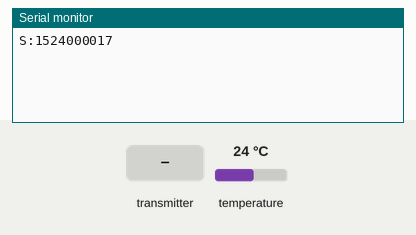
Recording of a sketch running on a simulated Arduino Uno, built with avr-gcc and run on an emulated ATmega328P. On the bench: the last lines printed to the serial monitor. The inputs (shaded band) are chosen by the test bench; at power-on: temperature 24 °C. No radio packets arrive unless stated.

Above: at 1.2 s.
1.3 s: the transmitter starts sending gotByte = 0
At 2.4 s:
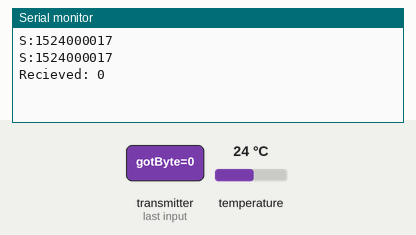
4.1 s: temperature set to 12 °C
At 5.0 s:
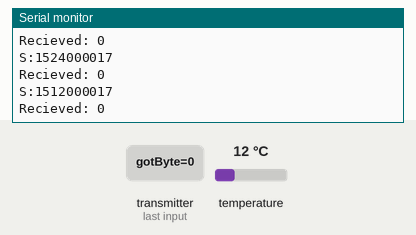
5.6 s: the transmitter starts sending gotByte = 256
7.1 s: temperature set to 19 °C
At 7.1 s:
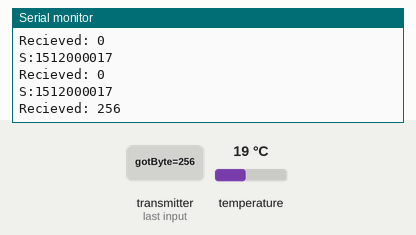

The sketch:

shower.ino
```cpp
//uno

#include <SPI.h>
#include "nRF24L01.h"
#include "RF24.h"

RF24 radio(9, 10);
const uint64_t pipes[2] = { 0xDEDEDEDEE7LL, 0xDEDEDEDEE9LL };

#include <OneWire.h>
#include <DallasTemperature.h>
#define ONE_WIRE_BUS 15 // номер пина к которому подключен DS18B20
OneWire oneWire(ONE_WIRE_BUS);
DallasTemperature sensors(&oneWire);

unsigned long prevnrfmillis, prevnrfRmillis;

long sentByte; // 15 (header) *** (temperature shower) * (full tank) * (ready to fill) * (set end heat) 17 (footer)
long header = 1500000000;
long temp_out;
long full_tank=0;
int ready_fill=0;
int set_end_heat=0;
int footer = 17;
long gotByte; // 14 (header) *** (temperature set) * (set heat) * (set re-heat) * (reserv) 16 (footer)

float T;
float a;

boolean startListen=true;


void setup() {
  Serial.begin(9600);

  radio.begin();
  radio.setDataRate(RF24_250KBPS);
  radio.setPALevel(RF24_PA_MAX);
  radio.setChannel(70);
  radio.enableDynamicPayloads();
  radio.setRetries(15,15);
  radio.setCRCLength(RF24_CRC_16);
  radio.openWritingPipe(pipes[0]);
  radio.openReadingPipe(1,pipes[1]);
  radio.startListening();
}

void loop() {


if (( radio.available() )&& startListen) {

        radio.read(&gotByte,sizeof(gotByte));
        Serial.print("Recieved: "); Serial.println(gotByte);
        if (millis() - prevnrfRmillis > 200) {
        startListen=false;
        prevnrfRmillis=millis();
        }
}


  if (millis() - prevnrfmillis > 100)
       {
        sensors.requestTemperatures();
        T=sensors.getTempCByIndex(0);
        temp_out=T*10;
        temp_out=temp_out*100000;
        sentByte= header+temp_out+full_tank+ready_fill+set_end_heat+footer;

        radio.openWritingPipe(pipes[1]);
        radio.openReadingPipe(0,pipes[0]);
        radio.stopListening();
        radio.write(&sentByte,sizeof(sentByte));
        Serial.print("S:");
        Serial.print(sentByte);
        Serial.println();
        // restore TX & Rx addr for reading
        radio.openWritingPipe(pipes[0]);
        radio.openReadingPipe(1,pipes[1]);
        radio.startListening();
        prevnrfmillis=millis();
         startListen=true;
       }

 // if (celsius < (val-5)) {digitalWrite(RELAY, HIGH);}

//if (celsius > val) {digitalWrite(RELAY, LOW);}
}
```

Measured:
- after the input at 1.3 s, the serial monitor: prints a new line after 0.45 s (image 1)
- after the input at 4.1 s, the serial monitor: prints a new line after 0.23 s (image 2)
